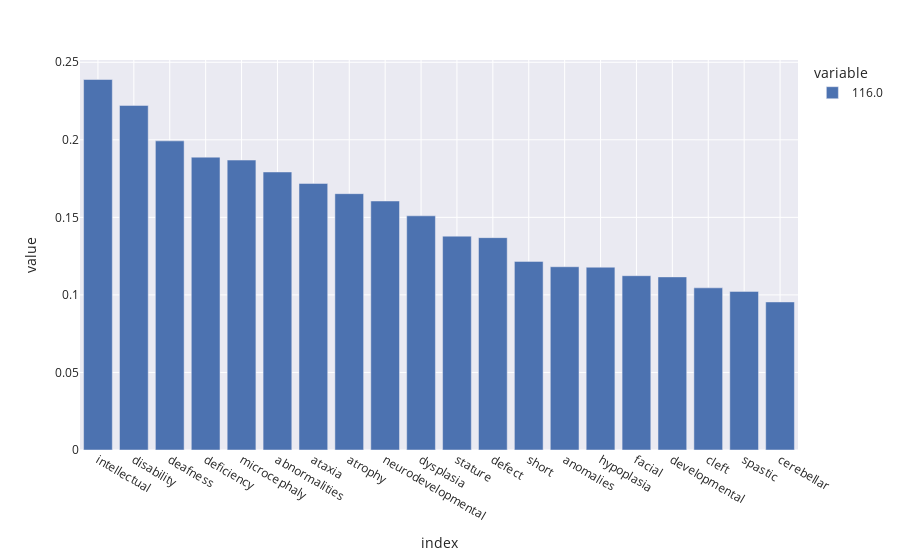
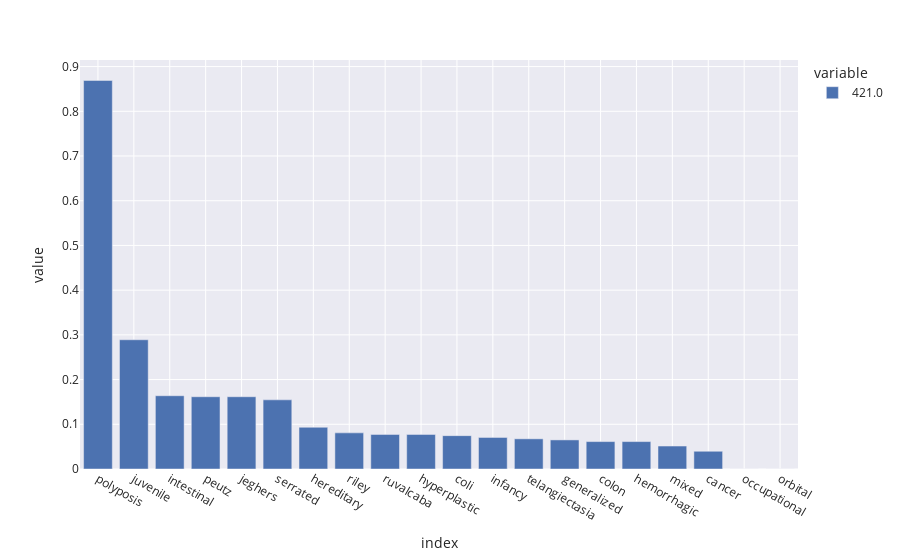

The cell these charts' notebook holds for them, in order:
### Markdown cell above
### Entropía de distribuciones de términos por clusters

Viendo los resultados para distintos tamaños de clusters ví que en algunos casos hay términos con importancia más "marcada", mientras que en otros no se puede distinguir términos más importantes que otros. En el primer caso, unos pocos términos tienen una frecuencia alta y el resto es más baja. En el segundo, muchos términos tienen una frecuencia media.

Para "medir" esto se me ocurrió normalizar y calcular la entropía de la distribución, pero no sé si estará bien...
La idea es que si las frecuencias dan muy parejas (como equiprobables), tf idf no me dice nada y es como si hubiera juntado términos random -> entropía alta
Si hay pocas frecuencias muy marcadas -> entropía baja

Ejemplo de dos distribuciones, una de un cluster grande y otro más pequeño. La idea es que la entropía de la primer distribución debería ser mayor a la de la segunda.

### Code cell
fig1 = px.bar(tfidf_infomap.loc[116].sort_values(ascending=False)[0:20])
fig1.show()

fig2 = px.bar(tfidf_infomap.loc[421].sort_values(ascending=False)[0:20])
fig2.show()

### Figure 1 — Plotly figure (JSON) as saved in the notebook; plotly's stock layout.template omitted (floating-point values rounded to 4 significant figures)
{"data": [{"alignmentgroup": "True", "hovertemplate": "variable=116.0<br>index=%{x}<br>value=%{y}<extra></extra>", "legendgroup": "116.0", "marker": {"color": "rgb(76,114,176)", "pattern": {"shape": ""}}, "name": "116.0", "offsetgroup": "116.0", "orientation": "v", "showlegend": true, "textposition": "auto", "type": "bar", "x": ["intellectual", "disability", "deafness", "deficiency", "microcephaly", "abnormalities", "ataxia", "atrophy", "neurodevelopmental", "dysplasia", "stature", "defect", "short", "anomalies", "hypoplasia", "facial", "developmental", "cleft", "spastic", "cerebellar"], "xaxis": "x", "y": [0.2389, 0.2222, 0.1993, 0.1888, 0.1869, 0.1793, 0.1719, 0.1653, 0.1606, 0.151, 0.1379, 0.1369, 0.1216, 0.1182, 0.1179, 0.1124, 0.1116, 0.1046, 0.1023, 0.09546], "yaxis": "y"}], "layout": {"barmode": "relative", "legend": {"title": {"text": "variable"}, "tracegroupgap": 0}, "margin": {"t": 60}, "xaxis": {"anchor": "y", "domain": [0, 1], "title": {"text": "index"}}, "yaxis": {"anchor": "x", "domain": [0, 1], "title": {"text": "value"}}}}

### Figure 2 — Plotly figure (JSON) as saved in the notebook; plotly's stock layout.template omitted (floating-point values rounded to 4 significant figures)
{"data": [{"alignmentgroup": "True", "hovertemplate": "variable=421.0<br>index=%{x}<br>value=%{y}<extra></extra>", "legendgroup": "421.0", "marker": {"color": "rgb(76,114,176)", "pattern": {"shape": ""}}, "name": "421.0", "offsetgroup": "421.0", "orientation": "v", "showlegend": true, "textposition": "auto", "type": "bar", "x": ["polyposis", "juvenile", "intestinal", "peutz", "jeghers", "serrated", "hereditary", "riley", "ruvalcaba", "hyperplastic", "coli", "infancy", "telangiectasia", "generalized", "colon", "hemorrhagic", "mixed", "cancer", "occupational", "orbital"], "xaxis": "x", "y": [0.869, 0.289, 0.1639, 0.1617, 0.1617, 0.1547, 0.09338, 0.08083, 0.07733, 0.07733, 0.07463, 0.07055, 0.0675, 0.06506, 0.0613, 0.0613, 0.05137, 0.0397, 0, 0], "yaxis": "y"}], "layout": {"barmode": "relative", "legend": {"title": {"text": "variable"}, "tracegroupgap": 0}, "margin": {"t": 60}, "xaxis": {"anchor": "y", "domain": [0, 1], "title": {"text": "index"}}, "yaxis": {"anchor": "x", "domain": [0, 1], "title": {"text": "value"}}}}
